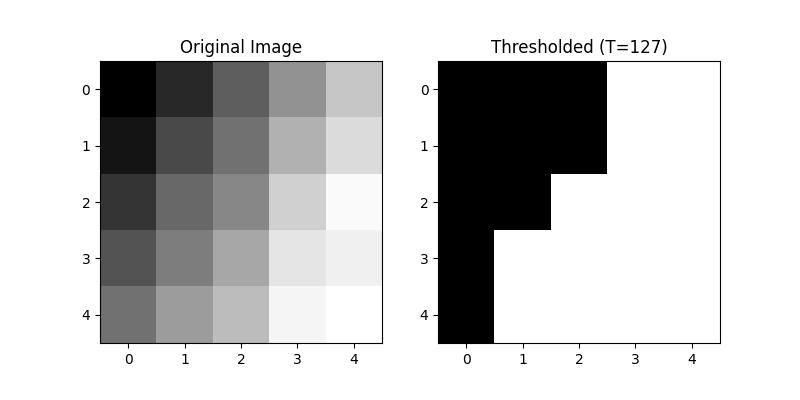
#> input picture LR5-9/assets/images/output/lab5.png, 800 x 400 px, given in place of Lenna.png, which was not available
$ python lab6.py
#> lines starting #> are read from the running program, lines starting #| are printed output that depends on the picture; pictures that were not available may be replaced by others from this repository, and a replacement may not be noted
import numpy as np
import matplotlib.pyplot as plt
import os
from PIL import Image

# 1. Given points
r1, r2 = 70, 180
s1, s2 = 40, 220
L_max = 255

# 2. Calculate slopes (Alpha, Beta, Gamma)
alpha = s1 / r1
beta = (s2 - s1) / (r2 - r1)
gamma = (L_max - s2) / (L_max - r2)

print("\n--- Experiment 6: Contrast Stretching ---")
print(f"Alpha (Dark): {alpha:.2f}")
print(f"Beta (Mid): {beta:.2f}")
print(f"Gamma (Bright): {gamma:.2f}")

# Load Lenna image
img_exp6 = np.array(Image.open("./images/Lenna.png").convert("L"), dtype=np.uint8)
out_exp6 = np.zeros_like(img_exp6, dtype=np.float32)

# 3. Apply piecewise stretching
for i in range(img_exp6.shape[0]):
    for j in range(img_exp6.shape[1]):
        r = img_exp6[i, j]
        if r < r1:
            out_exp6[i, j] = alpha * r
        elif r1 <= r <= r2:
            out_exp6[i, j] = beta * (r - r1) + s1
        else:
            out_exp6[i, j] = gamma * (r - r2) + s2
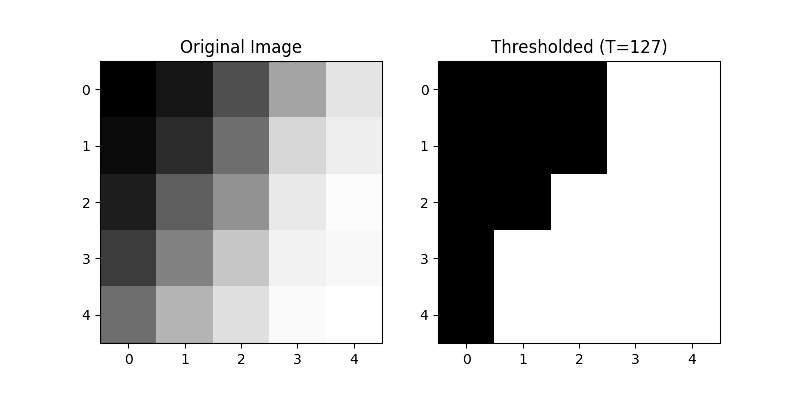
#> out_exp6: shape (400, 800) float32; min 0, max 255, mean 201.4

print("Original min/max:", img_exp6.min(), img_exp6.max())
#| Original min/max: 0 255
print("Stretched min/max:", out_exp6.min(), out_exp6.max())
#| Stretched min/max: 0.0 255.0

# Save the image
output_dir = "./images/output"
os.makedirs(output_dir, exist_ok=True)
output_path = os.path.join(output_dir, "lab6.png")

plt.figure(figsize=(12, 5))
plt.subplot(1, 2, 1)
plt.imshow(img_exp6, cmap="gray")
plt.title("Original Image")
plt.axis("off")
plt.subplot(1, 2, 2)
plt.imshow(np.round(out_exp6).astype(np.uint8), cmap="gray")
plt.title("Stretched Image")
plt.axis("off")
plt.tight_layout()
plt.savefig(output_path, dpi=150, bbox_inches="tight")
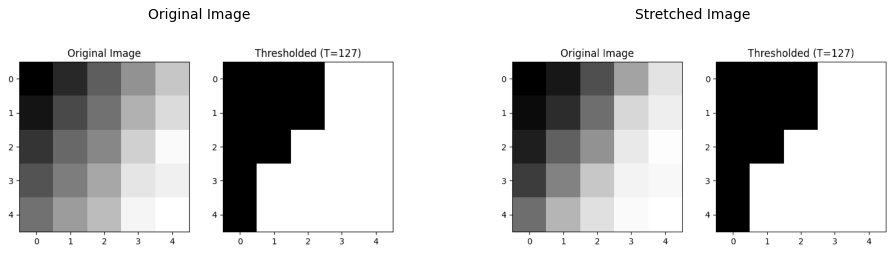
#> figure drawn by matplotlib, 2 panels
print(f"Image saved to {output_path}")
plt.show()

$ run again, on LR5-9/assets/images/output/lab8.png
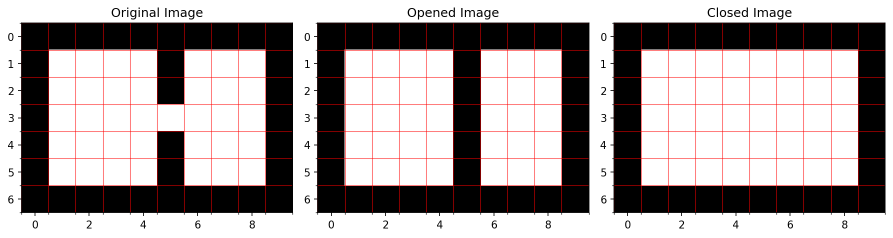
#> input picture LR5-9/assets/images/output/lab8.png, 1785 x 475 px, given in place of Lenna.png, which was not available (shown at 1/2 size)
#> `img_exp6 = np.array(Image.open("./images/Lenna.png").convert("L"), dty..`:
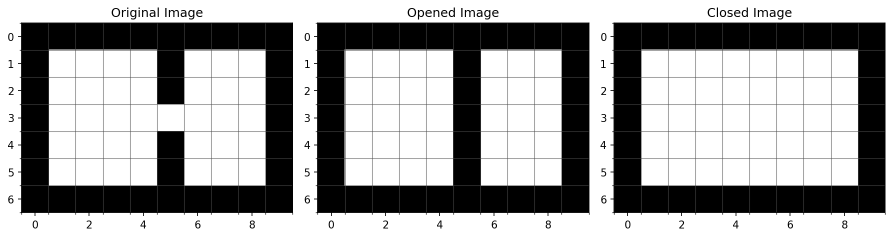
#> img_exp6: shape (475, 1785) (shown at 1/2 size); min 0, max 255, mean 163
#| Original min/max: 0 255
#| Stretched min/max: 0.0 255.0
#> `plt.savefig(output_path, dpi=150, bbox_inches="tight")`:
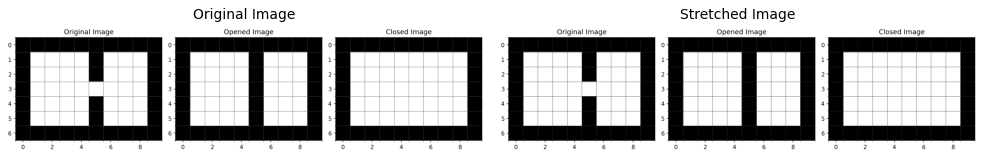
#> figure drawn by matplotlib, 2 panels
